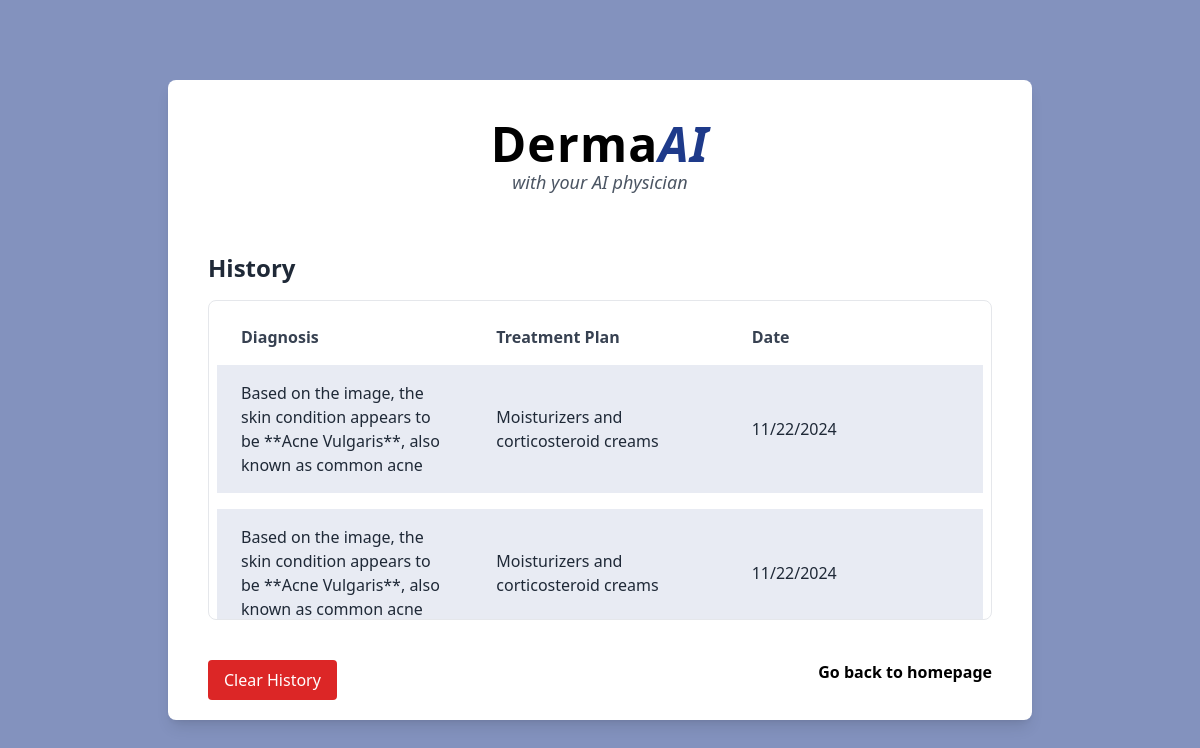
Before: /history with the older database file.
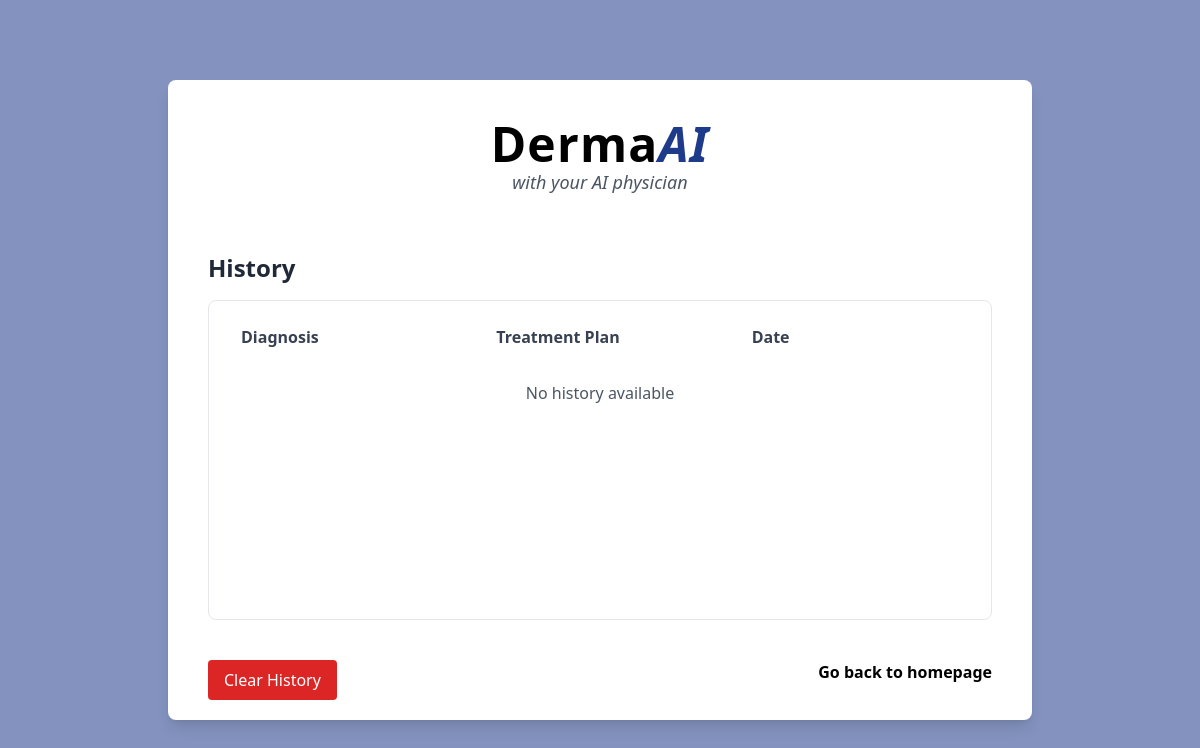
After: the same page with the newer database file.
### tables this page shows
CREATE TABLE analyses (
            id INTEGER PRIMARY KEY AUTOINCREMENT,
            diagnosis TEXT,
            treatment TEXT,
            date TEXT
        );

### app.py (the view)
@app.route('/history')
def history():
    conn = sqlite3.connect('skin_kare.db')
    cursor = conn.cursor()
    cursor.execute('SELECT diagnosis, treatment, date FROM analyses ORDER BY date DESC')
    analyses = cursor.fetchall()
    conn.close()
    return render_template('historyPage.html', analyses=analyses)

### templates/historyPage.html (shortened to what this page needs)
<!DOCTYPE html>
<html lang="en">
  <head>
    <script src="https://cdn.tailwindcss.com"></script>
  </head>
  <body
    class="bg-blue-900 bg-opacity-55 h-screen flex items-center justify-center"
  >
    <div
      class="container mx-auto px-4 md:px-20 h-auto flex items-center justify-center"
    >
      <div
        class="bg-white rounded-lg shadow-lg p-10 w-full max-w-4xl h-[80vh] flex flex-col"
      >
        <header class="mb-6 text-center">
          <h1 class="text-5xl font-bold md:text-5xl text-black tracking-wide">
            Derma<span class="text-blue-900 italic">AI</span>
          </h1>
          <p class="text-lg italic text-gray-600">with your AI physician</p>
        </header>
        <section class="mt-8">
          <h2 class="text-2xl font-semibold text-gray-800 mb-4">History</h2>
          <div
            class="overflow-y-auto h-[40vh] lg:h-[40vh] border border-gray-200 rounded-lg p-2"
          >
            <table
              class="table-auto w-full border-collapse border-spacing-y-4 table-fixed"
            >
              <thead class="sticky top-0 bg-white z-10">
                <tr>
                  <th class="text-left py-4 px-6 text-gray-700">Diagnosis</th>
                  <th class="text-left py-4 px-6 text-gray-700">
                    Treatment Plan
                  </th>
                  <th class="text-left py-4 px-6 text-gray-700">Date</th>
                </tr>
              </thead>
              <tbody>
                {% if analyses %} {% for diagnosis, treatment, date in analyses
                %}
                <tr class="bg-blue-900 bg-opacity-10">
                  <td class="py-4 px-6 text-gray-800 break-words">
                    {{ diagnosis }}
                  </td>
                  <td class="py-4 px-6 text-gray-800 break-words">
                    {{ treatment }}
                  </td>
                  <td class="py-4 px-6 text-gray-800 break-words">
                    {{ date }}
                  </td>
                </tr>
                <tr class="h-4"></tr>
                {% endfor %} {% else %}
                <tr>
                  <td colspan="3" class="text-center py-4 text-gray-600">
                    No history available
                  </td>
                </tr>
                {% endif %}
              </tbody>
            </table>
          </div>
          <div class="flex justify-between mt-10">
            <form action="/clear_history" method="POST">
              <button
                type="submit"
                class="bg-red-600 text-white px-4 py-2 rounded hover:bg-red-700"
              >
                Clear History
              </button>
            </form>
            <a href="/" class="text-white-900 font-semibold hover:underline"
              >Go back to homepage</a
            >
          </div>
        </section>
      </div>
    </div>
  </body>
</html>

Changed rows visible on the page:
removed analyses: diagnosis "Based on the image, the skin condition appears to be **Acne Vulgaris**, also known as common acne", treatment "Moisturizers and corticosteroid creams", date "11/22/2024"
removed analyses: diagnosis "Based on the image, the skin condition appears to be **Acne Vulgaris**, also known as common acne", treatment "Moisturizers and corticosteroid creams", date "11/22/2024"
Other visible differences:
text now shown: "No history available"
